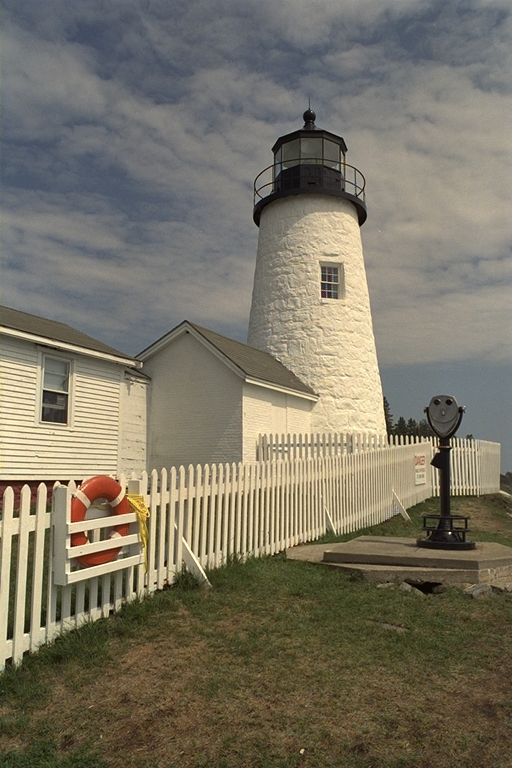
#> input picture tests/images/lighthouse.tif, 512 x 768 px
$ python all_methods_overview.py
#> lines starting #> are read from the running program, lines starting #| are printed output that depends on the picture
### src/eoqual/demosaicing/backends/interpolation/generic.py
#!/usr/bin/env python3
# -*- coding: utf-8 -*-
"""
Interpolation générique canal par canal (implémentation propre du
projet, aucun code tiers repris).

Chaque canal R, G, B est extrait de la mosaïque puis interpolé
indépendamment par un filtre générique — noyau moyenneur (``'bilinear'``),
noyau gaussien séparable (``'bicubic'``), ou interpolation par spline
cubique (``'spline'``) — avec normalisation par le nombre d'échantillons
valides pour ignorer les pixels manquants dans la convolution.
"""
from __future__ import annotations

import cv2
import numpy as np
import scipy.ndimage as ndimage

from ...core.bayer import extract_channel

__all__ = ["interp_demosaic"]


# [47 lines left out: function interpolate_channel, not called in this run]


def interp_demosaic(
    image: np.ndarray,
    pattern: str = 'RGGB',
    method: str = 'bilinear',
    radius: int = 2
) -> np.ndarray:
    """
    Dématriçe une image Bayer par interpolation générique canal par canal.

    Parameters
    ----------
    image : np.ndarray
        Image Bayer 2D (mosaïque brute).
    pattern : str
        Motif de Bayer (``'RGGB'``, ``'BGGR'``, ``'GRBG'``, ``'GBRG'``).
        Par défaut ``'RGGB'``.
    method : str
        Méthode d'interpolation (``'bilinear'``, ``'bicubic'``,
        ``'spline'``). Par défaut ``'bilinear'``.
    radius : int
        Rayon du noyau de convolution. Par défaut ``2``.

    Returns
    -------
    np.ndarray
        Image RGB démosaïquée, forme ``(H, W, 3)``.
    """
    y_size, x_size = image.shape
    debayered_image = np.zeros((y_size, x_size, 3), dtype=image.dtype)
    for idx, band in enumerate(['R', 'G', 'B']):
        sub_plane = extract_channel(image, band, pattern)

        # Normalisation pour éviter les problèmes numériques
        max_sub_plane = np.max(sub_plane)
        if max_sub_plane > 0:
            sub_plane /= max_sub_plane

        debayered_image[..., idx] = interpolate_channel(sub_plane, radius=radius, method=method) * max_sub_plane

    return debayered_image

### src/eoqual/demosaicing/runner.py
"""
Point d'entrée unique pour appeler n'importe quelle méthode de
démosaïçage par son nom, et lister les méthodes disponibles.

Exemple
-------
>>> from eoqual.demosaicing.runner import demosaic, list_methods
>>> list_methods()
>>> rgb = demosaic(bayer, method="malvar")
"""

from __future__ import annotations

import numpy as np
from rich.console import Console
from rich.table import Table

from .config import METHODS_CONFIGS

__all__ = ["demosaic", "list_methods"]

# Import différé des fonctions publiques : "module:fonction" (+ kwargs
# fixes le cas échéant, pour les backends couvrant plusieurs méthodes du
# registre — ex. `interp_demosaic(method=...)`, `ri_demosaic(algorithm=...)`).
_DISPATCH = {
    "interp_bilinear": ("eoqual.demosaicing.backends.interpolation.generic", "interp_demosaic", {"method": "bilinear"}),
    "interp_bicubic": ("eoqual.demosaicing.backends.interpolation.generic", "interp_demosaic", {"method": "bicubic"}),
    "interp_spline": ("eoqual.demosaicing.backends.interpolation.generic", "interp_demosaic", {"method": "spline"}),
    "opencv_bilinear": ("eoqual.demosaicing.backends.opencv.wrapper", "opencv_demosaic", {"method": "bilinear"}),
    "opencv_vng": ("eoqual.demosaicing.backends.opencv.wrapper", "opencv_demosaic", {"method": "vng"}),
    "opencv_ea": ("eoqual.demosaicing.backends.opencv.wrapper", "opencv_demosaic", {"method": "ea"}),
    "colour_bilinear": ("eoqual.demosaicing.backends.colour_science.wrapper", "colour_science_demosaic", {"method": "bilinear"}),
    "colour_malvar2004": ("eoqual.demosaicing.backends.colour_science.wrapper", "colour_science_demosaic", {"method": "malvar2004"}),
    "colour_menon2007": ("eoqual.demosaicing.backends.colour_science.wrapper", "colour_science_demosaic", {"method": "menon2007"}),
    "bilinear": ("eoqual.demosaicing.backends.bilinear.channelwise", "bilinear_demosaic", {}),
    "green_edge_based": ("eoqual.demosaicing.backends.green_edge_based.directional", "green_edge_based_demosaic", {}),
    "malvar": ("eoqual.demosaicing.backends.malvar.he_cutler", "malvar_demosaic", {}),
    "malvar_bilateral": ("eoqual.demosaicing.backends.malvar_bilateral.bilateral", "malvar_bilateral_demosaic", {}),
    "edge_aware": ("eoqual.demosaicing.backends.edge_aware.full", "edge_aware_demosaic", {}),
    "edge_aware_simplified": ("eoqual.demosaicing.backends.edge_aware.simplified", "edge_aware_simplified_demosaic", {}),
    "ahd": ("eoqual.demosaicing.backends.ahd.homogeneity", "ahd_demosaic", {}),
    "mrf": ("eoqual.demosaicing.backends.mrf.diffusion", "mrf_demosaic", {}),
    "ha": ("eoqual.demosaicing.backends.ha.ha", "ha_demosaic", {}),
    "ari": ("eoqual.demosaicing.backends.ari.ari", "ari_demosaic", {}),
    "ri": ("eoqual.demosaicing.backends.ri.ri", "ri_demosaic", {"algorithm": "RI"}),
    "gbtf": ("eoqual.demosaicing.backends.ri.ri", "ri_demosaic", {"algorithm": "GBTF"}),
    "mlri": ("eoqual.demosaicing.backends.ri.ri", "ri_demosaic", {"algorithm": "MLRI"}),
    "wmlri": ("eoqual.demosaicing.backends.ri.ri", "ri_demosaic", {"algorithm": "WMLRI"}),
    "dlmmse": ("eoqual.demosaicing.backends.dlmmse.zhang_wu", "dlmmse_demosaic", {}),
    "cdm": ("eoqual.demosaicing.backends.cdm.nat_cdm", "cdm_demosaic", {}),
    "lslcd": ("eoqual.demosaicing.backends.lslcd.dubois", "lslcd_demosaic", {}),
}


def _resolve(method: str):
    module_path, func_name, fixed_kwargs = _DISPATCH[method]
    module = __import__(module_path, fromlist=[func_name])
    func = getattr(module, func_name)
    if fixed_kwargs:
        import functools
        func = functools.partial(func, **fixed_kwargs)
    return func


# [13 lines left out: function list_methods, not called in this run]


def demosaic(image: np.ndarray, method: str, **kwargs) -> np.ndarray:
    """
    Applique une méthode de démosaïçage par son nom.

    Parameters
    ----------
    image : np.ndarray
        Image Bayer 2D (mosaïque brute, un seul canal).
    method : str
        Nom de la méthode — une des clés de :data:`METHODS_CONFIGS`
        (voir :func:`list_methods`).
    **kwargs
        Transmis à l'implémentation choisie (voir sa docstring) —
        typiquement ``pattern`` (motif de Bayer).

    Returns
    -------
    np.ndarray
        Image RGB démosaïquée.

    Raises
    ------
    ValueError
        Si ``method`` n'est pas une méthode connue.
    """
    if method not in METHODS_CONFIGS:
        raise ValueError(
            f"Méthode '{method}' inconnue. Méthodes disponibles : "
            f"{list(METHODS_CONFIGS.keys())}"
        )

    func = _resolve(method)
    return func(image, **kwargs)

### examples/all_methods_overview.py
#!/usr/bin/env python3
# -*- coding: utf-8 -*-
"""
Exemple d'utilisation — applique les 26 méthodes du catalogue sur une
image Bayer réelle (suite Kodak, voir tests/images/NOTICE.md), affiche
le temps d'exécution et un indicateur de fidélité (RMSE vs. la vérité
terrain) pour chacune. Script de démonstration, PAS un test automatisé
(voir tests/test_backends.py pour les smoke tests).

Usage
-----
    PYTHONPATH=src python examples/all_methods_overview.py
"""
__author__  = "Olivier Amram"
__version__ = "20260905"
__status__  = "Development"

# ── Imports standard ──────────────────────────────────────────────────────────
import sys
import os
from time import time

# ── Imports tiers ─────────────────────────────────────────────────────────────
import cv2
import numpy as np
from rich.console import Console
from rich.table import Table

# ── Imports eoqual.demosaicing ────────────────────────────────────────────────
# Ajoute src/ au path pour exécution sans installation
sys.path.insert(0, os.path.join(os.path.dirname(__file__), "..", "src"))

from eoqual.demosaicing.runner import demosaic
from eoqual.demosaicing.config import METHODS_CONFIGS


# ── Programme principal ───────────────────────────────────────────────────────
if __name__ == "__main__":
    data_dir = os.path.join(os.path.dirname(__file__), "..", "tests", "images")

    ground_truth = cv2.imread(os.path.join(data_dir, "lighthouse.tif"), cv2.IMREAD_COLOR)
#> ground_truth is the input picture: shape (768, 512, 3); mean B, G, R 100.2, 115.7, 121.4
    ground_truth = cv2.cvtColor(ground_truth, cv2.COLOR_BGR2RGB).astype(np.float32) / 255.0
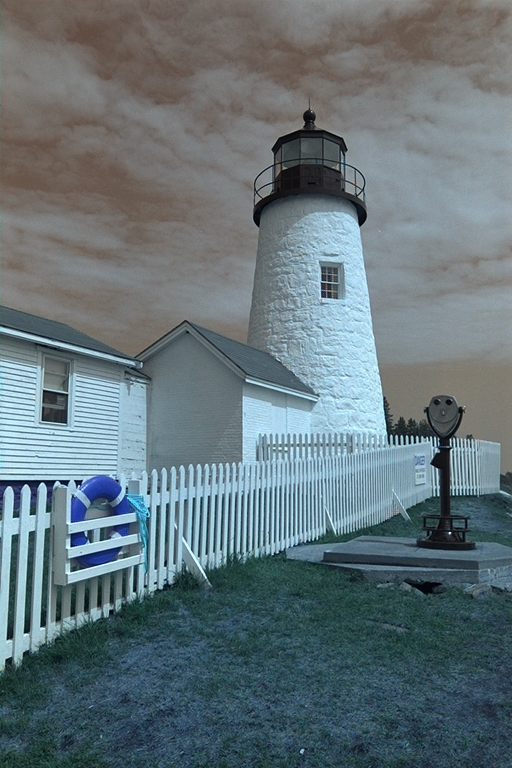
#> ground_truth: shape (768, 512, 3) float32; mean B, G, R 0.476, 0.454, 0.393

    bayer = cv2.imread(os.path.join(data_dir, "lighthouse_bayer.tif"), cv2.IMREAD_ANYCOLOR | cv2.IMREAD_ANYDEPTH)
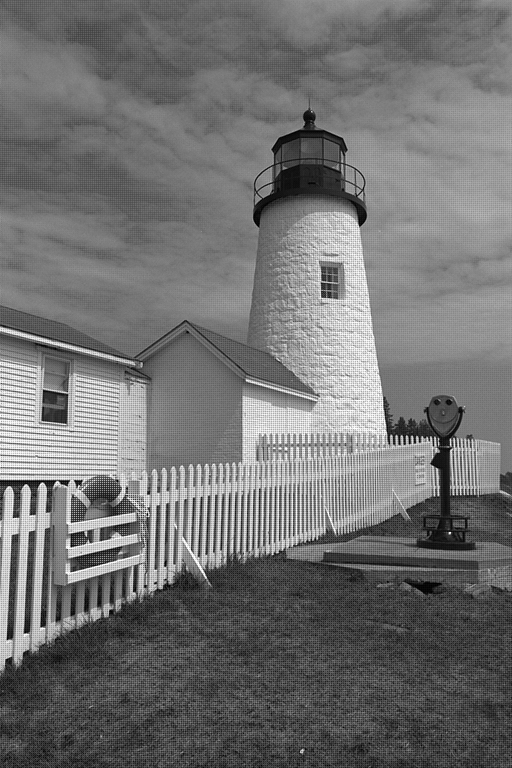
#> input picture tests/images/lighthouse_bayer.tif, 512 x 768 px
#> bayer is the input picture: shape (768, 512); min 0, max 255, mean 113.3
    bayer = bayer.astype(np.float32) / 255.0

    # Recadrage : les backends `edge_aware` / `malvar_bilateral` bouclent
    # pixel à pixel en Python pur — trop lents sur l'image complète.
    crop = (slice(0, 128), slice(0, 128))
    bayer = bayer[crop]
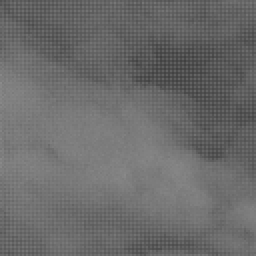
#> bayer: shape (128, 128) float32 (shown 2 times larger); min 0.247, max 0.545, mean 0.419
    ground_truth = ground_truth[crop]
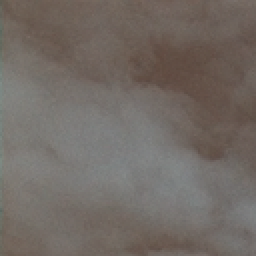
#> ground_truth: shape (128, 128, 3) float32 (shown 2 times larger); mean B, G, R 0.395, 0.417, 0.447

    console = Console()
    table = Table(title="Comparaison des méthodes de démosaïçage — image Kodak 'lighthouse' (crop 128x128)")
    table.add_column("Méthode", style="bold cyan")
    table.add_column("Temps (ms)", justify="right")
    table.add_column("RMSE vs. vérité terrain", justify="right")

    for name, cfg in METHODS_CONFIGS.items():
        kwargs = {"pattern": "RGGB"} if len(cfg["patterns"]) > 1 else {}
        start = time()
        try:
#> (the run stopped early here; a loop or call above may not have finished)
